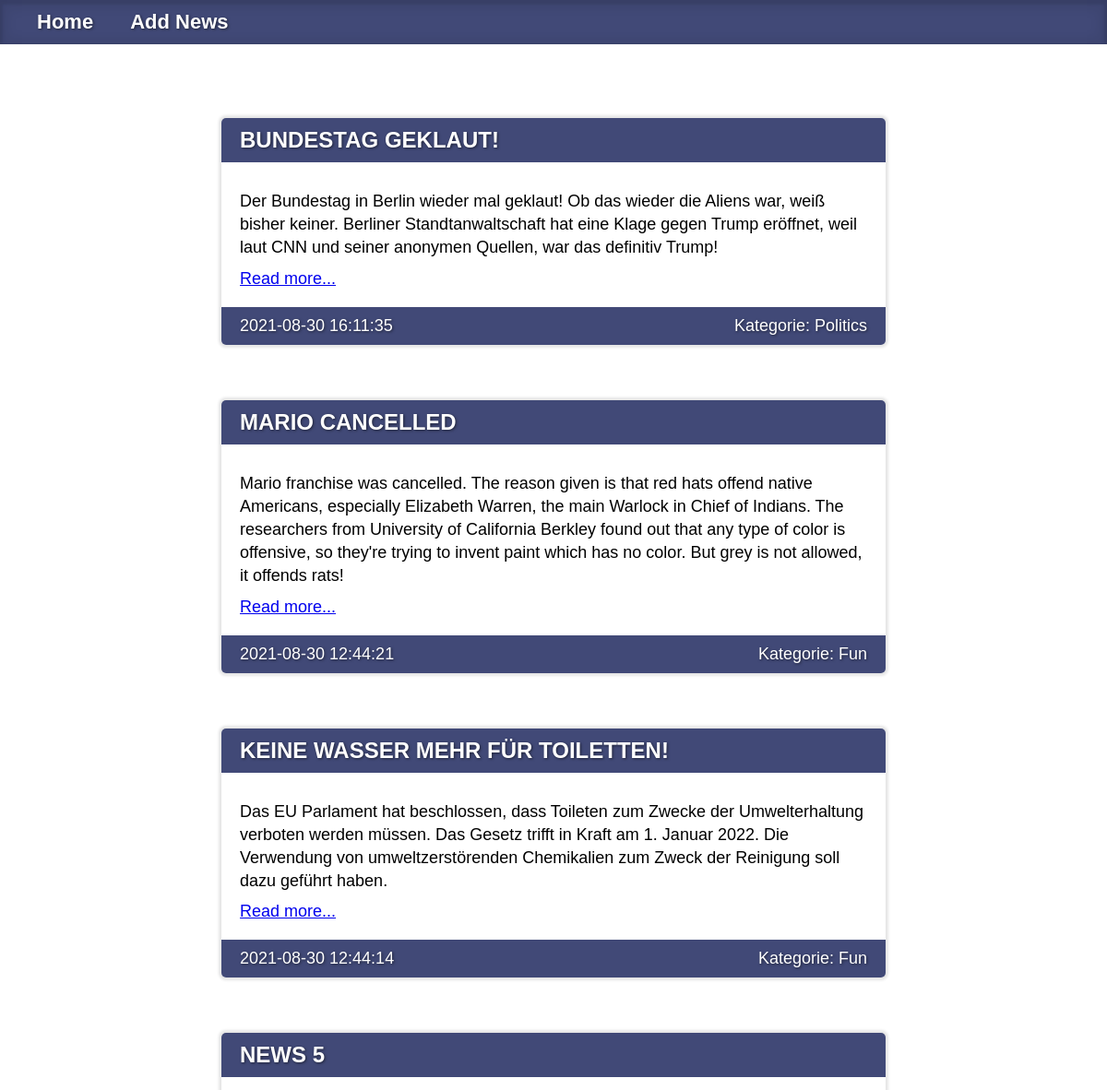
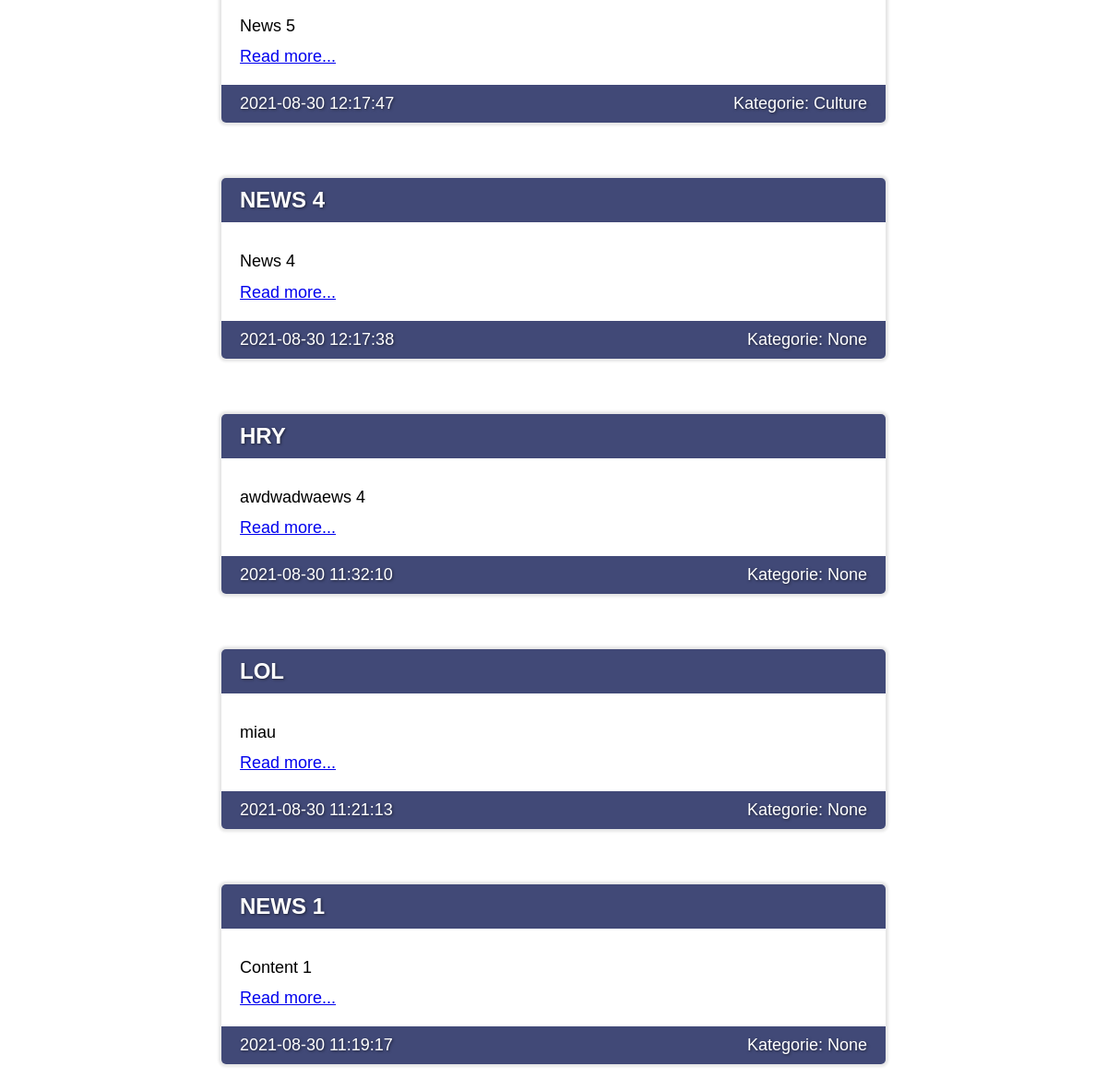
The page / on the database its author committed (2 pictures, top to bottom).
### news/models.py (models this page shows, shortened)
class News(models.Model):
    title = models.CharField(max_length=150, verbose_name="Der Titel")
    content = models.TextField(blank=True, verbose_name="Content")
    created_at = models.DateTimeField(auto_now_add=True, verbose_name="Created")
    updated_at = models.DateTimeField(auto_now=True, verbose_name="Updated")
    photo = models.ImageField(upload_to='photos/%Y/%m/%d/', verbose_name="Foto", blank=True)
    is_published = models.BooleanField(default=True, verbose_name="Published?")
    category = models.ForeignKey('Category', on_delete=models.PROTECT, verbose_name="Category", null=True, blank=True)
    class Meta:
        verbose_name = 'Nachricht'
        verbose_name_plural = 'Nachrichten'
        ordering = ['-created_at', 'title' ]

class Category(models.Model):
    title = models.CharField(max_length=150, db_index=True, verbose_name="Category Name")
    def __str__(self):
        return self.title
    class Meta:
        verbose_name = 'Category'
        verbose_name_plural = 'Categories'
        ordering = ['title']

### news/views.py (the view)
# urls.py: path('', index),
def index(request):
    news = News.objects.all()
    context = {
        'news':news,
        'title':'News List!',
    }
    return render(request, 'news/index.html', context)

### news/templates/news/index.html (shortened to what this page needs)
{% load static %}
<!doctype html>
<html lang="en">
<head>
    <link rel="stylesheet" href="{% static 'css/style.css' %}">
</head>
<body>
    <header class="header">
        <div class="mainnavdiv">
            <ul class="mainnav-ul">
                <li class="mainnav-li"><a href="/" class="mainnav-a">Home</a></li>
                <li class="mainnav-li"><a href="/" class="mainnav-a">Add News</a></li>
            </ul>
        </div>
    </header>
<main class="main">
<div class="mainnewscontainer">
    {% for each in news %}
        <div class="individualnews">
            <p class="newstitle">{{ each.title }}</p>
            <p class="newscontent">{{ each.content }}</p>
            <div class="btnreadmore-div">
                <a href="#" class="btnreadmore">Read more...</a>
            </div>
            <div class="newsdateandcategory">
                <p class="newsdate">{{ each.created_at|date:"Y-m-d H:i:s" }}</p><span>Kategorie: {{ each.category }}</span>
            </div>
        </div>
    {% endfor %}
</div>
 </main>
</body>
</html>

### news/static/css/style.css (style rules this page uses)
* { margin: 0; padding: 0; box-sizing: border-box; }
html { font-family: Arial, sans-serif; font-size: 125%; }
.header { background-color: rgb(65, 73, 119); box-shadow: inset 0px 2px 3px 3px rgba(0, 0, 0, 0.1), inset 0px 2px 10px 10px rgba(0, 0, 0, 0.05); }
.mainnavdiv { display: flex; align-items: center; height: 2.4rem; }
.mainnav-ul { display: flex; gap: 2rem; align-items: center; margin-left: 2rem; list-style: none; }
.mainnav-a { font-size: 1.1rem; text-decoration: none; color: white; font-weight: 600; text-shadow: 1px 1px 3px rgba(0, 0, 0, 0.541); }
.mainnewscontainer { font-size: 0.9rem; max-width: 40rem; margin: 0 auto; margin-top: 2rem; padding: 2rem 2rem; border-radius: 5px; }
.individualnews { box-shadow: 0 0px 3px 3px rgba(0, 0, 0, 0.103); border-radius: 5px; margin-bottom: 3rem; }
.newstitle { font-size: 1.2rem; font-weight: 700; text-transform: uppercase; margin-bottom: 1rem; background-color: rgb(65, 73, 119); padding: 0.5rem 1rem; border-top-left-radius: 5px; border-top-right-radius: 5px; color: white; text-shadow: 1px 1px 3px rgba(0, 0, 0, 0.541); }
.newsdateandcategory { background-color: rgb(65, 73, 119); padding: 0.5rem 1rem; color: white; display: flex; justify-content: space-between; border-bottom-left-radius: 5px; border-bottom-right-radius: 5px; text-shadow: 1px 1px 3px rgba(0, 0, 0, 0.541); }
.newscontent { padding: 0.5rem 1rem; line-height: 1.4; }
.btnreadmore-div { padding: 0rem 1rem; margin-bottom: 1rem; }

### rows shown on the page
News: title "BUNDESTAG GEKLAUT!", content "Der Bundestag in Berlin wieder mal geklaut! Ob das wieder die Aliens war, weiß bisher keiner. Berliner Standtanwaltschaft hat eine Klage gegen Trump eröffnet, weil laut CNN und seiner anonymen Quellen, war das definitiv Trump!", created_at "2021-08-30 16:11:35", category "Politics"
News: title "MARIO CANCELLED", content "Mario franchise was cancelled. The reason given is that red hats offend native Americans, especially Elizabeth Warren, the main Warlock in Chief of Indians. The researchers from University of California Berkley found out that any type of color is offensive, so they're trying to invent paint which has no color. But grey is not allowed, it offends rats!", created_at "2021-08-30 12:44:21", category "Fun"
News: title "KEINE WASSER MEHR FÜR TOILETTEN!", content "Das EU Parlament hat beschlossen, dass Toileten zum Zwecke der Umwelterhaltung verboten werden müssen. Das Gesetz trifft in Kraft am 1. Januar 2022. Die Verwendung von umweltzerstörenden Chemikalien zum Zweck der Reinigung soll dazu geführt haben.", created_at "2021-08-30 12:44:14", category "Fun"
News: title "NEWS 5", content "News 5", created_at "2021-08-30 12:17:47", category "Culture"
News: title "NEWS 4", content "News 4", created_at "2021-08-30 12:17:38", category "None"
News: title "HRY", content "awdwadwaews 4", created_at "2021-08-30 11:32:10", category "None"
News: title "LOL", content "miau", created_at "2021-08-30 11:21:13", category "None"
News: title "NEWS 1", content "Content 1", created_at "2021-08-30 11:19:17", category "None"
